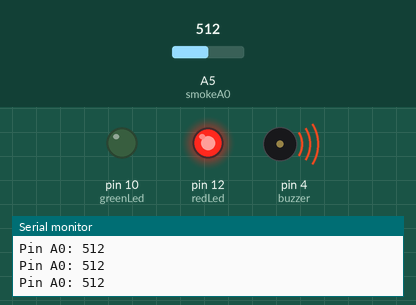
Recording of a sketch running on a simulated Arduino Uno, built with avr-gcc and run on an emulated ATmega328P. Shown: output pins drawn as LEDs (lit = HIGH), buzzer (waves = sounding), the last lines printed to the serial monitor. The inputs (shaded band) are chosen by the test bench; at power-on: A5 (smokeA0) = 512.

Above: at 1.2 s.
1.3 s: A5 (smokeA0) set to 417
2.8 s: A5 (smokeA0) set to 391
At 4.0 s:
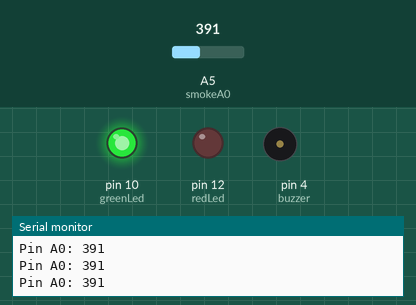
4.3 s: A5 (smokeA0) set to 410
At 5.5 s:
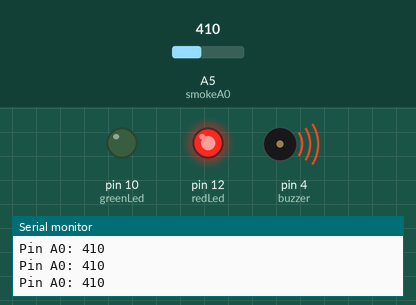
5.8 s: A5 (smokeA0) set to 390
At 6.9 s:
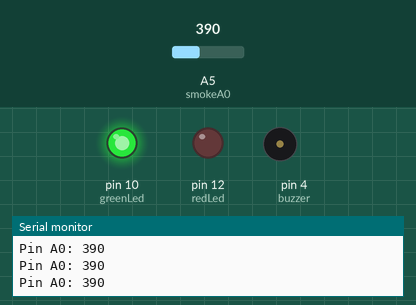
Timing chart, 0 to 8.3 s (numbered marks = the images above; inputs shaded):
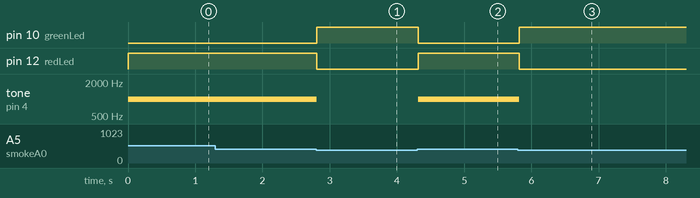

The sketch:

gas_sensor.ino
```cpp
int redLed = 12;
int greenLed = 10;
int buzzer = 4;
int smokeA0 = A5;
int sensorMaxValue = 400;

void setup() {
  pinMode(redLed, OUTPUT);
  pinMode(greenLed, OUTPUT);
  pinMode(buzzer, OUTPUT);
  pinMode(smokeA0, INPUT);
  Serial.begin(9600);
}

void loop() {
  int analogSensor = analogRead(smokeA0);

  Serial.print("Pin A0: ");
  Serial.println(analogSensor);
  // Checks if it has reached the maximum value
  if (analogSensor > sensorMaxValue)
  {
    digitalWrite(redLed, HIGH);
    digitalWrite(greenLed, LOW);
    tone(buzzer, 1000, 200);
  }
  else
  {
    digitalWrite(redLed, LOW);
    digitalWrite(greenLed, HIGH);
    noTone(buzzer);
  }
  delay(100);
}
```

Measured:
- the behaviour switches between 401 and 400 on A5 (smokeA0) (found by bisection; images 0 and 1)
- after the input at 2.8 s, pin 10 (greenLed): LOW → HIGH at once; pin 12 (redLed): HIGH → LOW at once; tone on pin 4 (buzzer): 1000 Hz → silent at once
- after the input at 4.3 s, pin 10 (greenLed): HIGH → LOW at once; pin 12 (redLed): LOW → HIGH at once; tone on pin 4 (buzzer): silent → 1000 Hz at once
- after the input at 5.8 s, pin 10 (greenLed): LOW → HIGH at once; pin 12 (redLed): HIGH → LOW at once; tone on pin 4 (buzzer): 1000 Hz → silent at once
